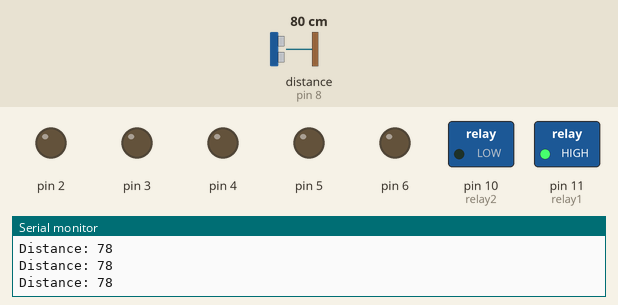
The sketch below on a simulated Arduino Uno, built with avr-gcc and run on an emulated ATmega328P. On the bench: switched loads named in the sketch (green lamp = pin HIGH), output pins drawn as LEDs (lit = HIGH), the last lines printed to the serial monitor. Wiring (inferred from the names in the program): ultrasonic range finder: trigger pin 9; echo pin 8. Inputs (shaded band) come from the test bench; at power-on: distance to the obstacle (sensor on pin 8) 80 cm. The echo pulse lasts 58.3 µs per cm; pins used as bus, display or sensor lines are not drawn.

Above: at 1.2 s.
1.3 s: distance to the obstacle (sensor on pin 8) set to 6 cm
2.8 s: distance to the obstacle (sensor on pin 8) set to 3 cm
At 4.1 s:
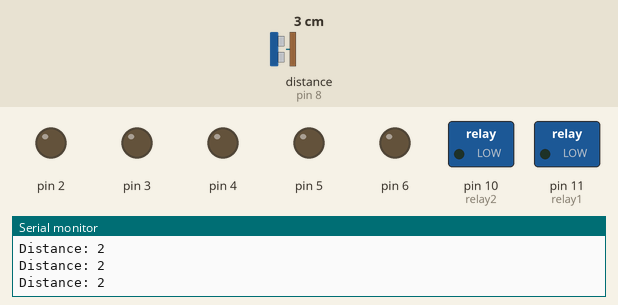
4.4 s: distance to the obstacle (sensor on pin 8) set to 9 cm
5.9 s: distance to the obstacle (sensor on pin 8) set to 12 cm
At 7.1 s:
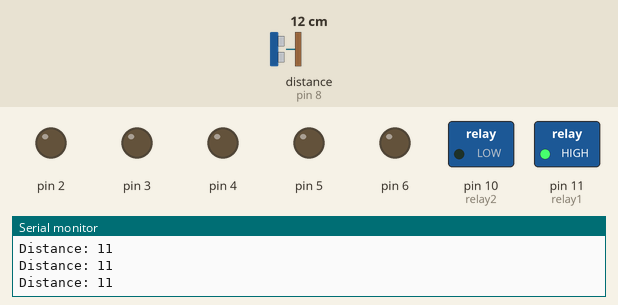
7.5 s: distance to the obstacle (sensor on pin 8) set to 247 cm
9.0 s: distance to the obstacle (sensor on pin 8) set to 258 cm
At 10.1 s:
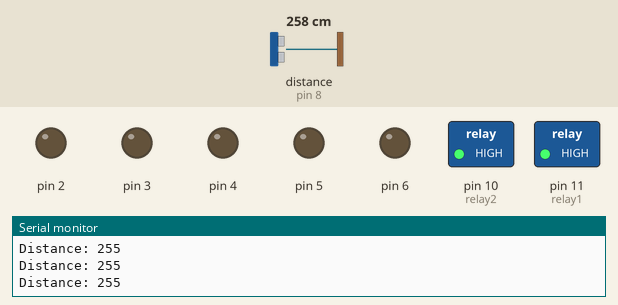
Timing chart, 0 to 11.6 s (numbered marks = the images above; inputs shaded):
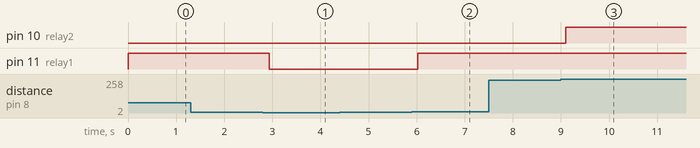

The sketch:

Parking_Garage_assist_v1_1.ino
```cpp
//Pins
const int trigPin = 9;
const int echoPin = 8;
int relay1 = 11;
int relay2 = 10;

//Relay
volatile byte relayState = LOW;

// Variables
long duration;
int distance;

void setup() {
   Serial.begin(9600);
   pinMode(trigPin, OUTPUT); // Sets the trigPin as an Output
   pinMode(echoPin, INPUT); // Sets the echoPin as an Input
   for(int i = 1 ; i<=6;i++)
{
   pinMode(i,OUTPUT);
}
   pinMode(3, OUTPUT);
   pinMode(relay1, OUTPUT);
   digitalWrite(relay1, HIGH);
   pinMode(relay2, OUTPUT);
   digitalWrite(relay2, HIGH);

}
void loop() {
  // Clear trigPin
  digitalWrite(trigPin, LOW);
  delayMicroseconds(2);

  // Set trigPin on HIGH state for 10 micro seconds
  digitalWrite(trigPin, HIGH);
  delayMicroseconds(10);
  digitalWrite(trigPin, LOW);

  // Read echoPin, returns the sound wave travel time in microseconds
  duration = pulseIn(echoPin, HIGH);

  // Calculating the distance
  distance = duration * 0.034 / 2;

  // Prints the distance on the Serial Monitor
  Serial.print("Distance: ");
  Serial.println(distance);

 if(distance <= 200)
{
  digitalWrite(relay2,LOW); // Turns ON Relay 1
}

delay(50);

if (distance >=250)
{
  digitalWrite(relay2,HIGH); // Turns Relay Off
}

  if(distance <= 3)
{
  digitalWrite(relay1,LOW); // Turns ON Relay 1
}

delay(50);

if (distance >=10)
{
  digitalWrite(relay1,HIGH); // Turns Relay Off
}
  //if (distance = 0)
{
  // Trigger fault alarm
}
}
```

Measured:
- the behaviour switches between 5 and 4 cm on distance to the obstacle (sensor on pin 8) (found by bisection; images 0 and 1)
- the behaviour switches between 10 and 11 cm on distance to the obstacle (sensor on pin 8) (found by bisection; images 1 and 2)
- the behaviour switches between 252 and 253 cm on distance to the obstacle (sensor on pin 8) (found by bisection; images 2 and 3)
- after the input at 2.8 s, pin 11 (relay1): HIGH → LOW after 0.14 s
- after the input at 5.9 s, pin 11 (relay1): LOW → HIGH after 0.12 s
- after the input at 9.0 s, pin 10 (relay2): LOW → HIGH after 0.10 s
